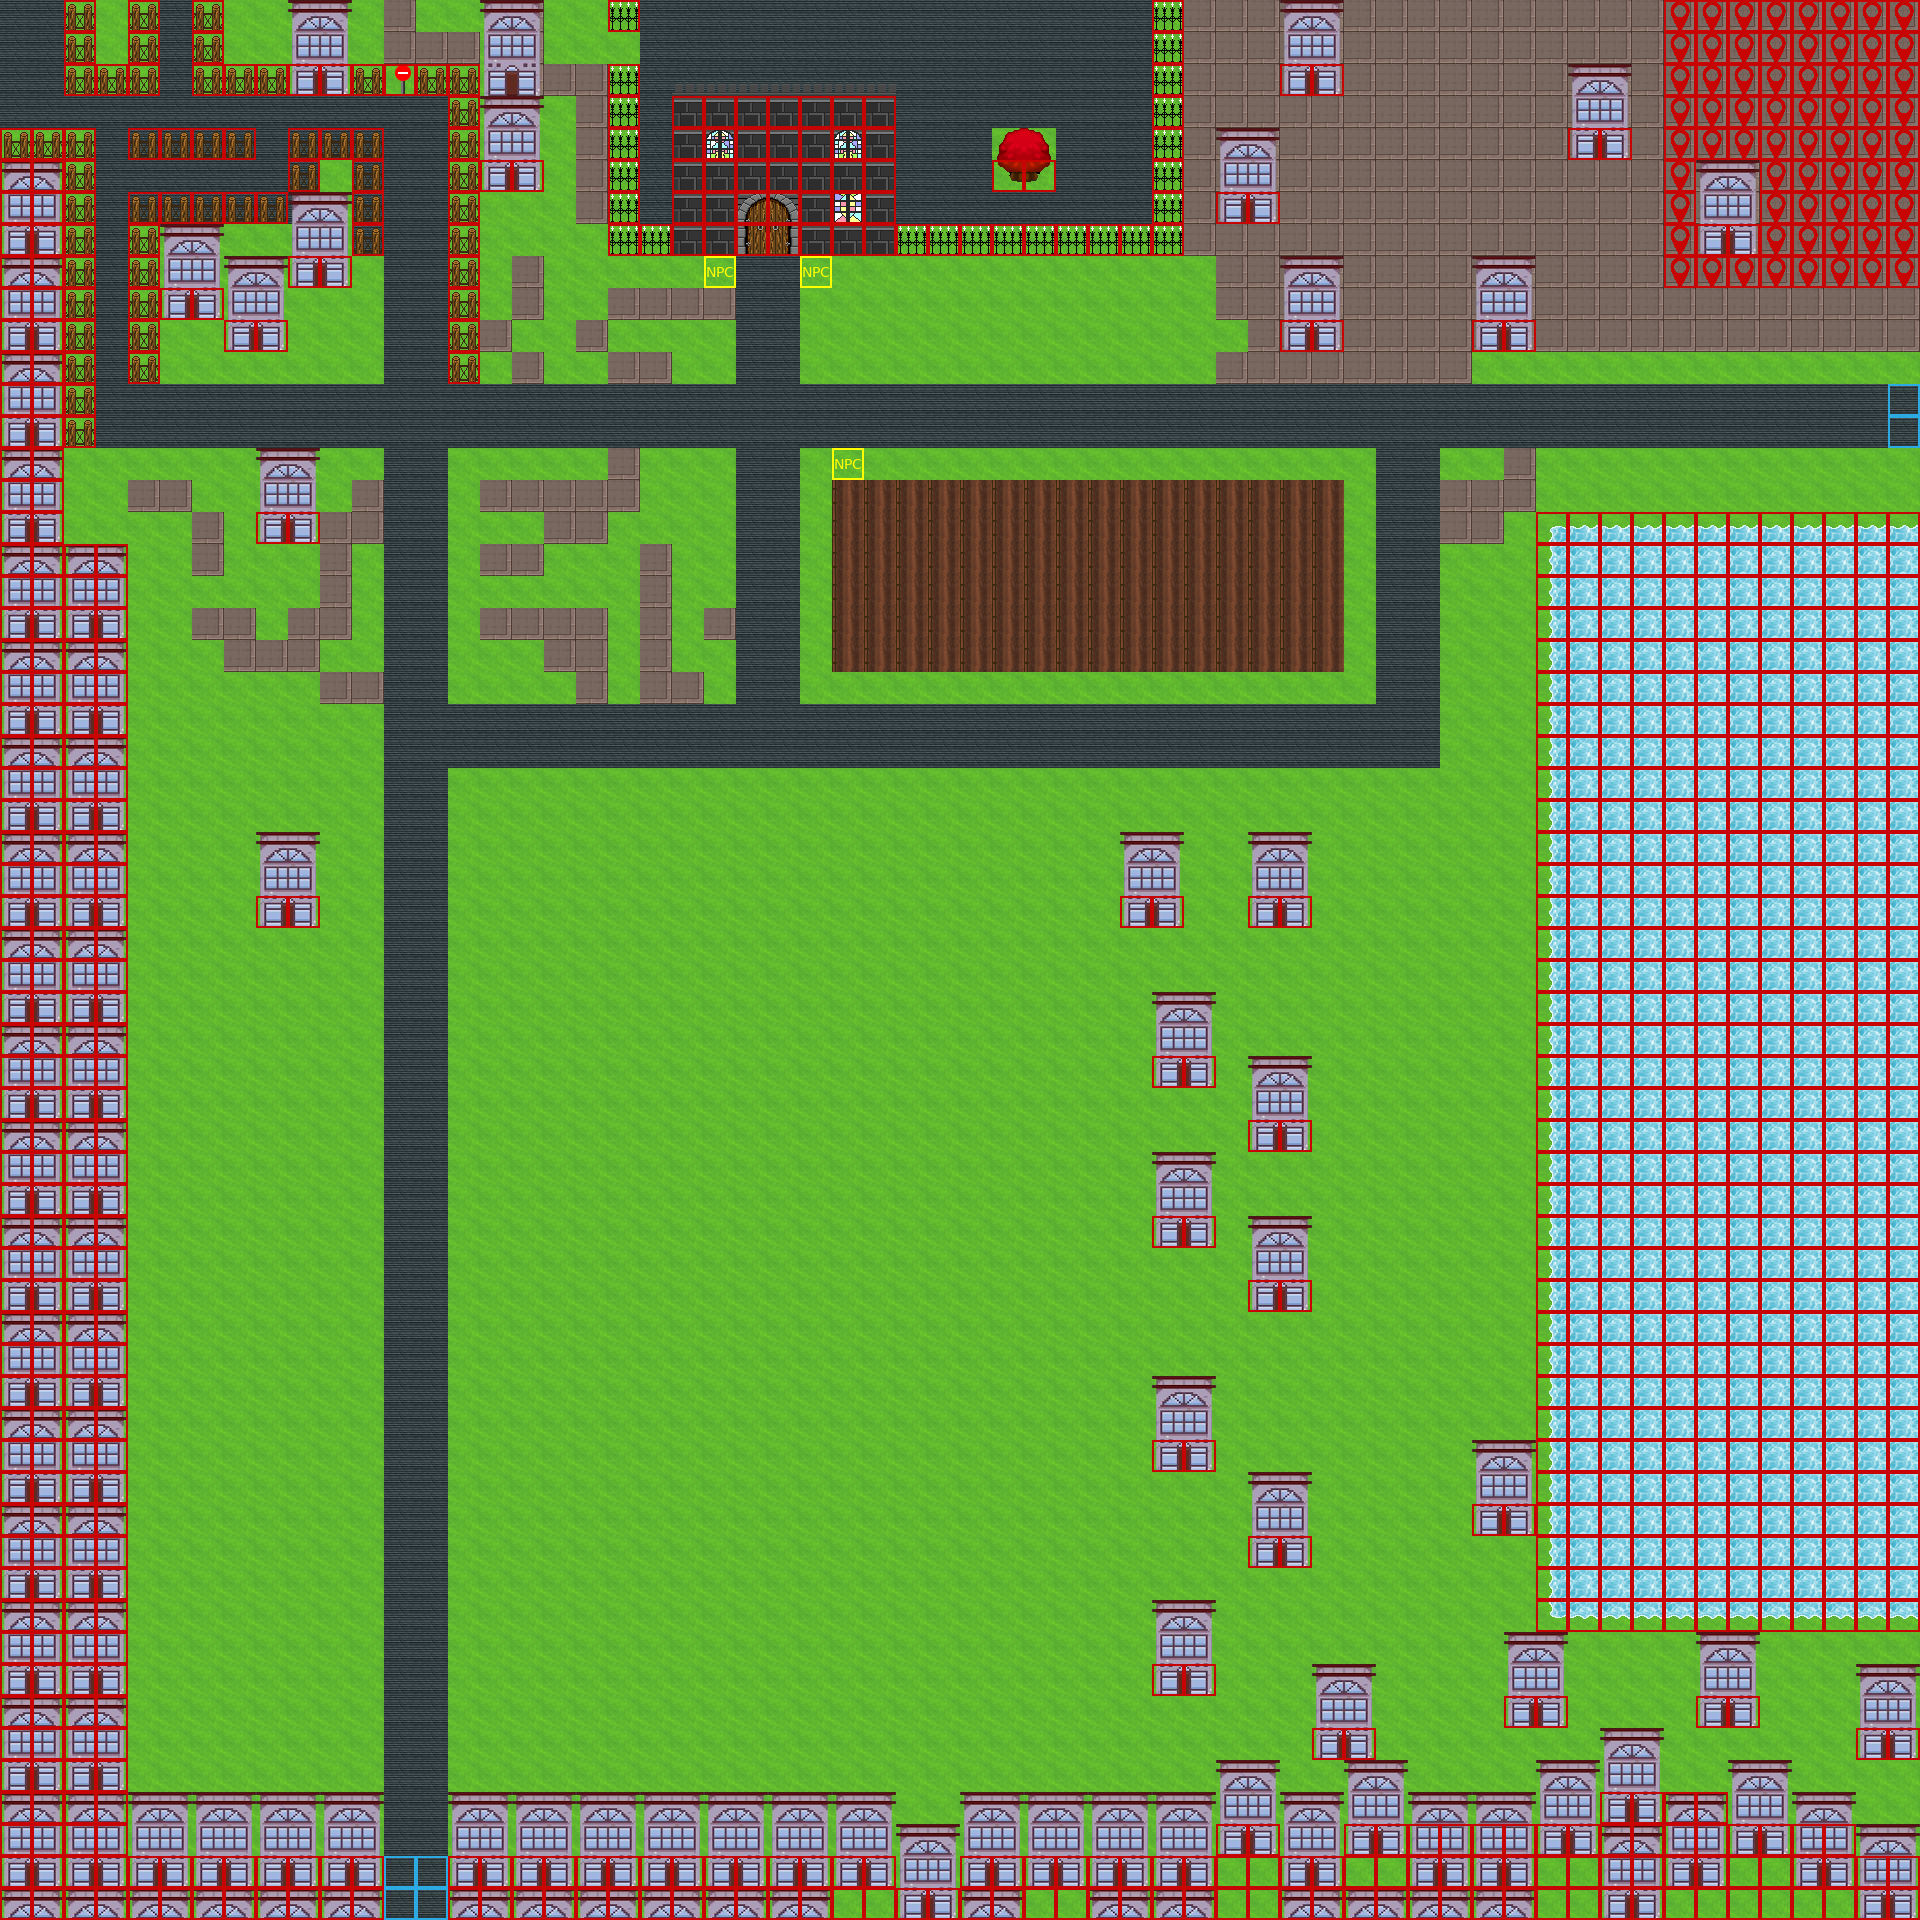

This is a level from a 2D game, rendered from its Tiled map with the project's own tilesets. A one-line summary and the map file follow, with tile-layer data summarised:
An orthogonal 60x60 tile map with 32x32 px tiles, 3 tile layers (bottom, top, objects), 2 tilesets.

<map version="1.2" tiledversion="1.3.3" orientation="orthogonal" renderorder="right-down" width="60" height="60" tilewidth="32" tileheight="32" infinite="0" nextlayerid="7" nextobjectid="2">
 <editorsettings>
  <export target="debug.csv" format="csv" />
 </editorsettings>
 <tileset firstgid="1" source="map1.tsx" />
 <tileset firstgid="401" source="objects.tsx" />
 <layer id="1" name="bottom" width="60" height="60" locked="1">
  <data>[3600 cells, 3600 non-empty, 10 distinct tile ids]</data>
 </layer>
 <layer id="2" name="top" width="60" height="60">
  <data>[3600 cells, 751 non-empty, 27 distinct tile ids]</data>
 </layer>
 <layer id="6" name="objects" width="60" height="60">
  <data>[3600 cells, 992 non-empty, 4 distinct tile ids]</data>
 </layer>
</map>